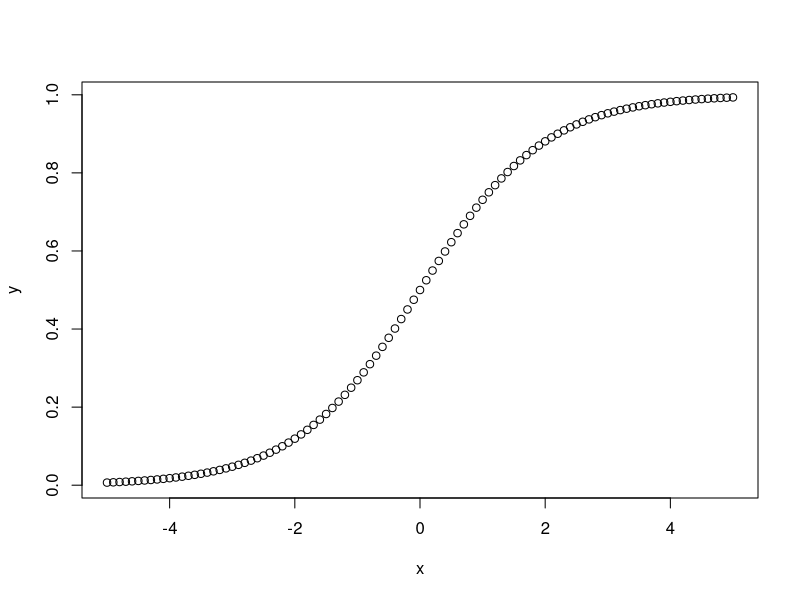
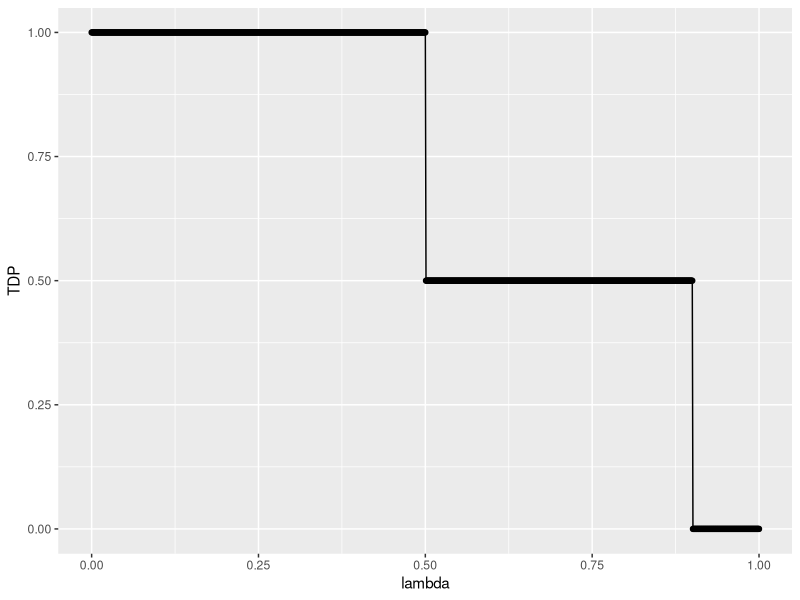
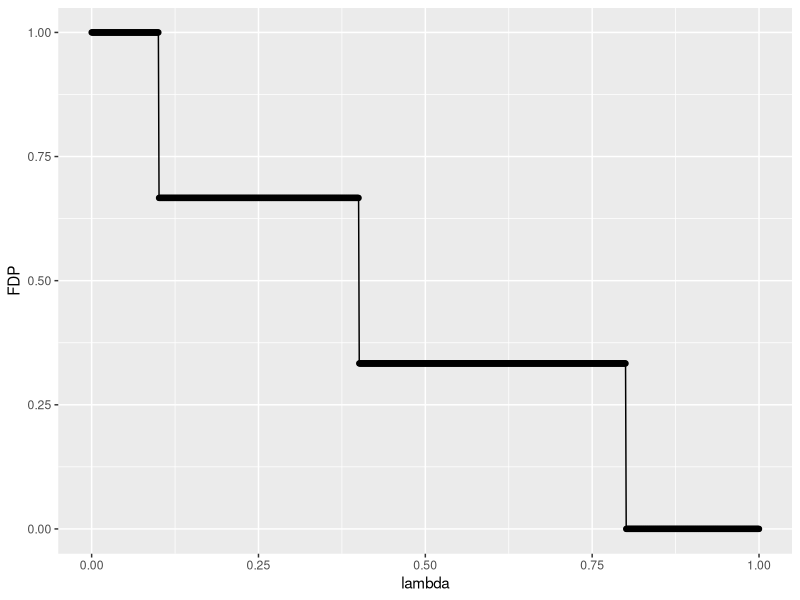
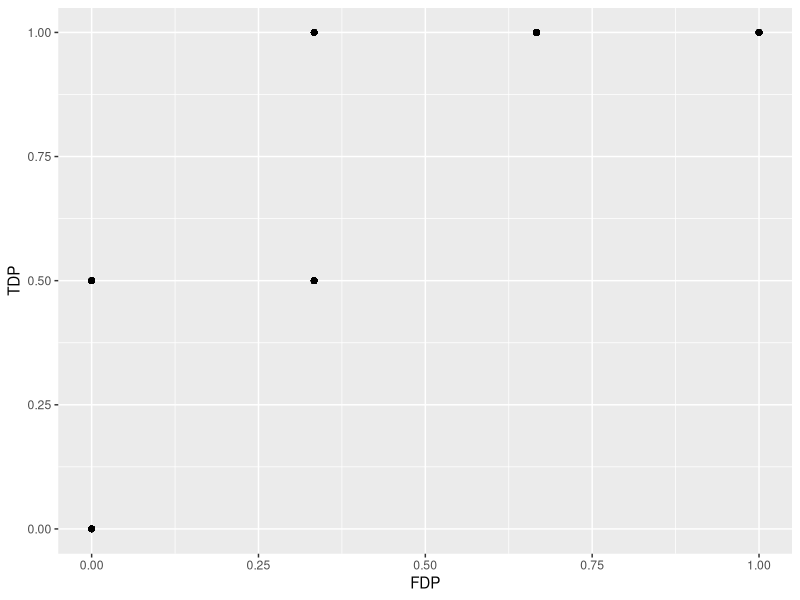
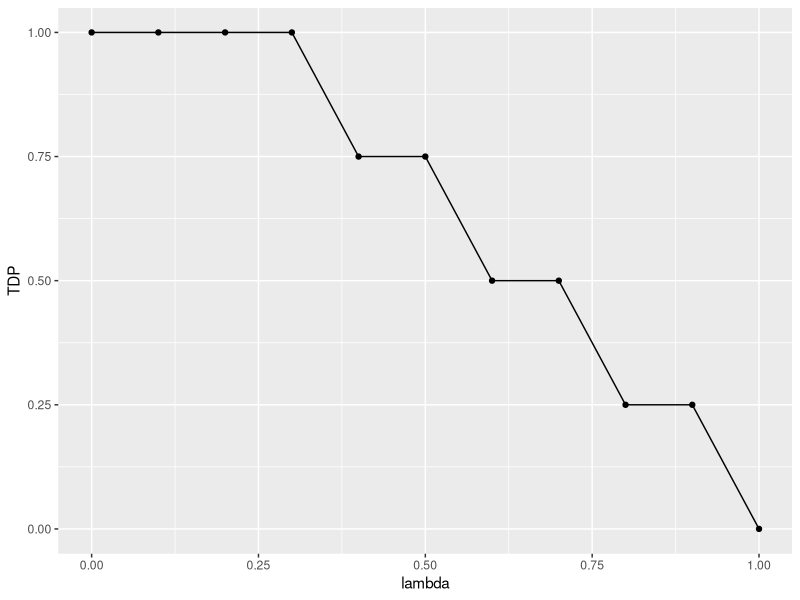
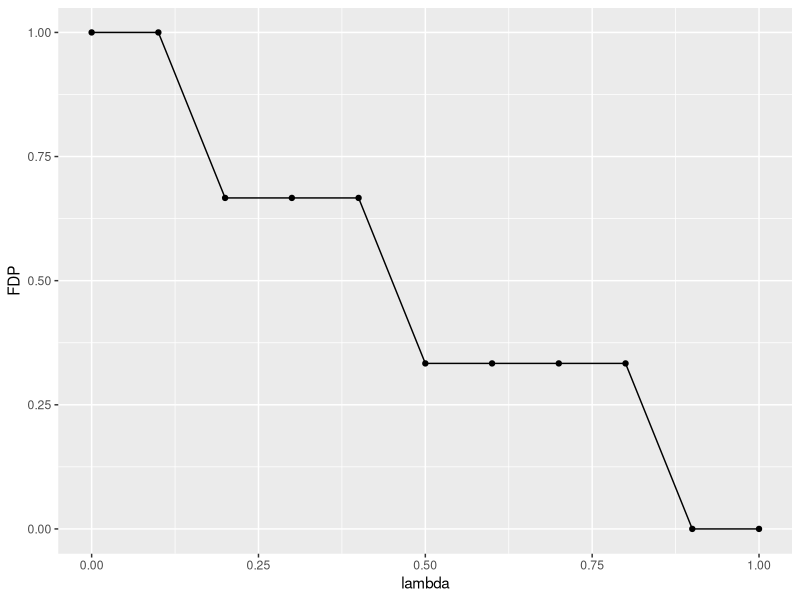
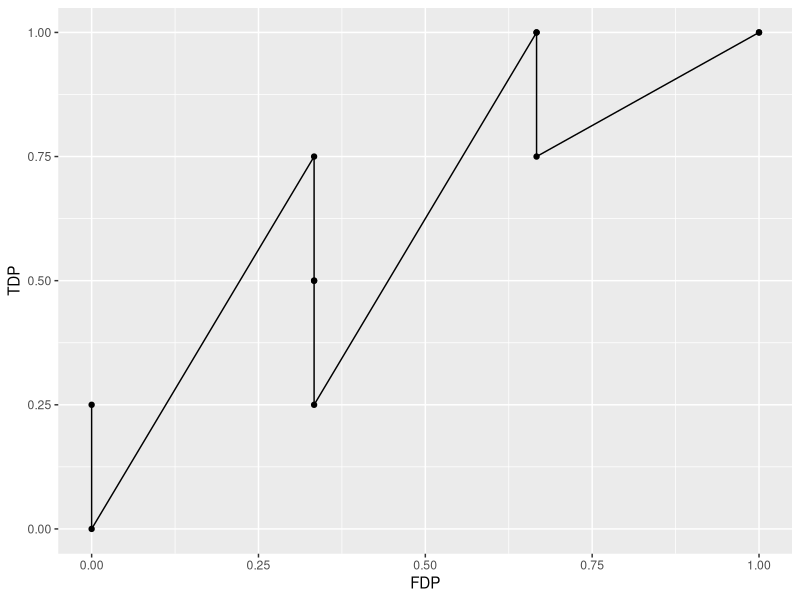
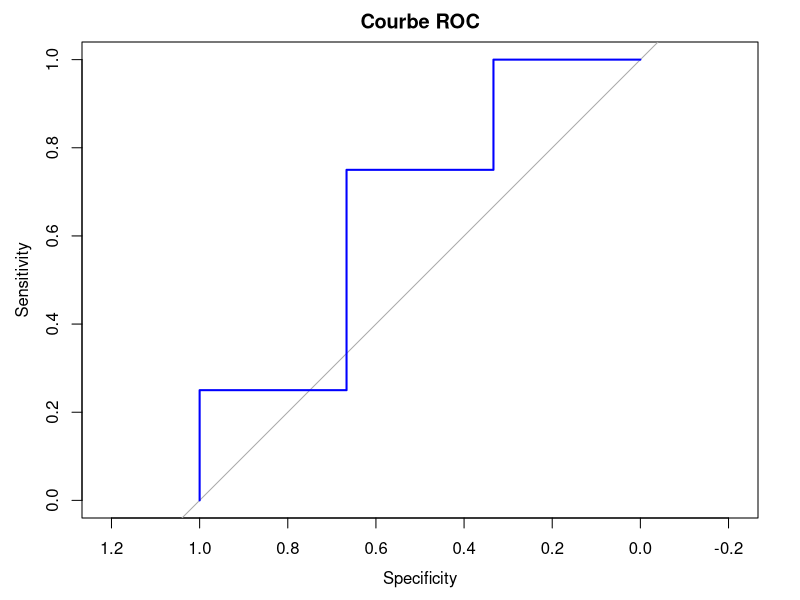

Source code (R) for these figures, in order:
library(tidyverse)

# Exercice 1)
x<-(-50:50)/10
sigma_fct <- function(t){exp(t)/(1 + exp(t))}
y <- sigma_fct(x)
plot(y~x)

sigma_fct(c(-5,-1,-2,8))
inv_sigma <- function(lambda){log(lambda/(1-lambda))}
inv_sigma(sigma_fct(c(-2,-1)))


#Exercice 6)
ytest <- c(0,0,1,0,1)
p_xtest <- c(0.8,0.1,0.5,0.4,0.9)

clf <- function(p, lambda){
  (p >= lambda)*1
}
hat_y_0.5 = clf(p = p_xtest, lambda = 0.5)
table(ytest, hat_y_0.5)

TDP <- function(hat_y, y){
  sum((hat_y == 1) * (y == 1))/sum(y == 1)
}
TDP(hat_y = hat_y_0.5, y = ytest)
FDP <- function(hat_y, y){
  sum((hat_y == 1) * (y == 0))/sum(y == 0)
}
FDP(hat_y = hat_y_0.5, y = ytest)

lambdas <- (0:1000)/1000
df <- data.frame()
for(lambda in lambdas){
  hat_y <- clf(p = p_xtest, lambda = lambda)
  df<- rbind(df, data.frame(lambda = lambda,
                  FDP = FDP(hat_y, ytest),
                  TDP = TDP(hat_y, ytest) ) )
}

ggplot(df, aes(x = lambda, y = TDP)) + geom_line() + geom_point()
ggplot(df, aes(x = lambda, y = FDP)) + geom_line() + geom_point()
ggplot(df, aes(x = FDP, y = TDP)) + geom_point()

#exercice 7)
#Exercice 6)
ytest <- c(0,0,1,0,1,1,1)
p_xtest <- c(0.8,0.1,0.5,0.4,0.9, 0.3,0.7)

clf <- function(p, lambda){
  (p >= lambda)*1
}
hat_y_0.5 = clf(p = p_xtest, lambda = 0.5)
table(ytest, hat_y_0.5)

TDP <- function(hat_y, y){
  sum((hat_y == 1) * (y == 1))/sum(y == 1)
}
TDP(hat_y = hat_y_0.5, y = ytest)
FDP <- function(hat_y, y){
  sum((hat_y == 1) * (y == 0))/sum(y == 0)
}
FDP(hat_y = hat_y_0.5, y = ytest)

lambdas <- (0:10)/10
df <- data.frame()
for(lambda in lambdas){
  hat_y <- clf(p = p_xtest, lambda = lambda)
  df<- rbind(df, data.frame(lambda = lambda,
                            FDP = FDP(hat_y, ytest),
                            TDP = TDP(hat_y, ytest) ) )
}

ggplot(df, aes(x = lambda, y = TDP)) + geom_line() + geom_point()
ggplot(df, aes(x = lambda, y = FDP)) + geom_line() + geom_point()
ggplot(df, aes(x = FDP, y = TDP)) + geom_point() + geom_line()


# Installer si nécessaire
install.packages("pROC")

# Charger le package
library(pROC)

# Génération de données simulées
set.seed(123)
y_true <- ytest  # Classes (0 = négatif, 1 = positif)
y_scores <- p_xtest  # Scores prédits (probabilités)

# Calcul de la courbe ROC
roc_obj <- roc(y_true, y_scores)

# Affichage de la courbe ROC
plot(roc_obj, col = "blue", lwd = 2, main = "Courbe ROC")
auc(roc_obj)  # Calcul de l'AUC



#exercice 7
xtrain <- matrix(c(0,0,0,2,2,2,1,0,-1,-2,1,-2), ncol = 2, byrow = TRUE)
ytrain <- c(1,1,1,0,0,0)

xtest <- matrix(c(-1,-1,1,1,1,2,2,-1,1,-1,1,2,-1,1), ncol = 2)
ytest <- c(1,1,0,1,0,0,0)

t = 0.5 + xtest %*% c(-1,1)
proba_t_lr <- (exp(t))/(1+exp(t))



library(proxy)

# Matrice des distances euclidiennes entre toutes les lignes de A et B
dist_matrix <- proxy::dist(xtrain, xtest, method = "Euclidean")
print(as.matrix(dist_matrix))  # Convertir en matrice pour l'affichage
third_min <- apply(t(dist_matrix), 1, function(col) sort(col, partial = 3)[3])
print(dist_matrix)
print(third_min)

indiv_min <- (t(dist_matrix) <= third_min)

proba_knn <- indiv_min %*% ytrain / rowSums(indiv_min*1)

roc_curve <- function(ypred, ytest, nb_lambdas = 1000, name_method){
  lambdas <- seq(from = 0, to = 1,length.out = nb_lambdas)
  df <- data.frame()
  for(lambda in lambdas){
    hat_y <- clf(p = ypred, lambda = lambda)
    df<- rbind(df, data.frame(lambda = lambda,
                              FDP = FDP(hat_y, ytest),
                              TDP = TDP(hat_y, ytest),
                              method = name_method) )
  }
  return(df)
}
df_lr <- roc_curve(proba_t_lr, ytest, nb_lambdas = 11, name_method = "lr")
df_knn <- roc_curve(proba_knn, ytest, name_method = "knn")
df <- rbind(df_lr, df_knn)
ggplot(df, aes(x = FDP, y = TDP, color = method)) +
  geom_point() #+ geom_line()

# Calcul de la courbe ROC
roc_obj <- roc(ytest, proba_t_lr)

# Affichage de la courbe ROC
plot(roc_obj, col = "blue", lwd = 2, main = "Courbe ROC")
auc(roc_obj)  # Calcul de l'AUC


# Calcul de la courbe ROC
roc_obj_knn <- roc(ytest, proba_knn)

# Affichage de la courbe ROC
plot(roc_obj_knn, col = "red", lwd = 2, main = "Courbe ROC", add= TRUE)
auc(roc_obj_knn)  # Calcul de l'AUC
